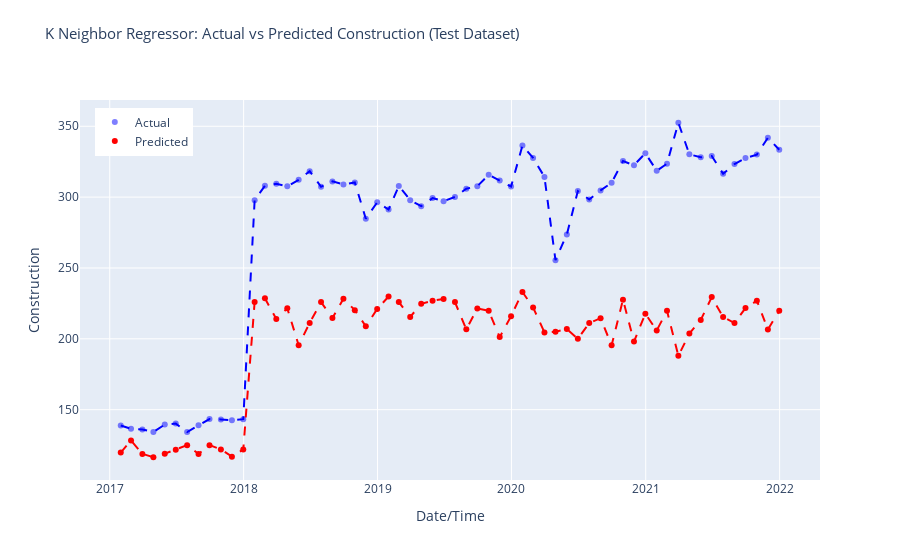

Notebook source saved alongside this figure:
### Code cell
# Make predictions on the test dataset
predictions = pycr.predict_model(model, data = test_data)
r2 = r2_score(predictions['Construction'], predictions['prediction_label'])
print('R-squared (R2) Score:', r2)


# Sort predictions DataFrame by index
predictions.sort_index(inplace=True)

# Create Plotly figure
fig = make_subplots(rows=1, cols=1, shared_xaxes=True, shared_yaxes=True)

# Add scatter plot for actual values
fig.add_trace(go.Scatter(x=predictions.index, y=predictions['Construction'],
                         mode='markers', marker=dict(color='blue', opacity=0.5),
                         name='Actual'), row=1, col=1)

# Add scatter plot for predicted values
fig.add_trace(go.Scatter(x=predictions.index, y=predictions['prediction_label'],
                         mode='markers', marker=dict(color='red'),
                         name='Predicted'), row=1, col=1)

# Add lines for sorted actual values
fig.add_trace(go.Scatter(x=predictions.index, y=predictions['Construction'].sort_index(),
                         mode='lines', line=dict(color='blue', dash='dash'),
                         showlegend=False), row=1, col=1)

# Add lines for sorted predicted values
fig.add_trace(go.Scatter(x=predictions.index, y=predictions['prediction_label'].sort_index(),
                         mode='lines', line=dict(color='red', dash='dash'),
                         showlegend=False), row=1, col=1)

fig.update_layout(title_text='K Neighbor Regressor: Actual vs Predicted Construction (Test Dataset)',
                  title_font_size=15, title_y=0.95,
                  xaxis_title='Date/Time', yaxis_title='Construction',
                  legend=dict(x=0.02, y=0.98),
                  grid=dict(rows=1, columns=1, ygap=0.2))

# Show interactive plot
fig.show()
